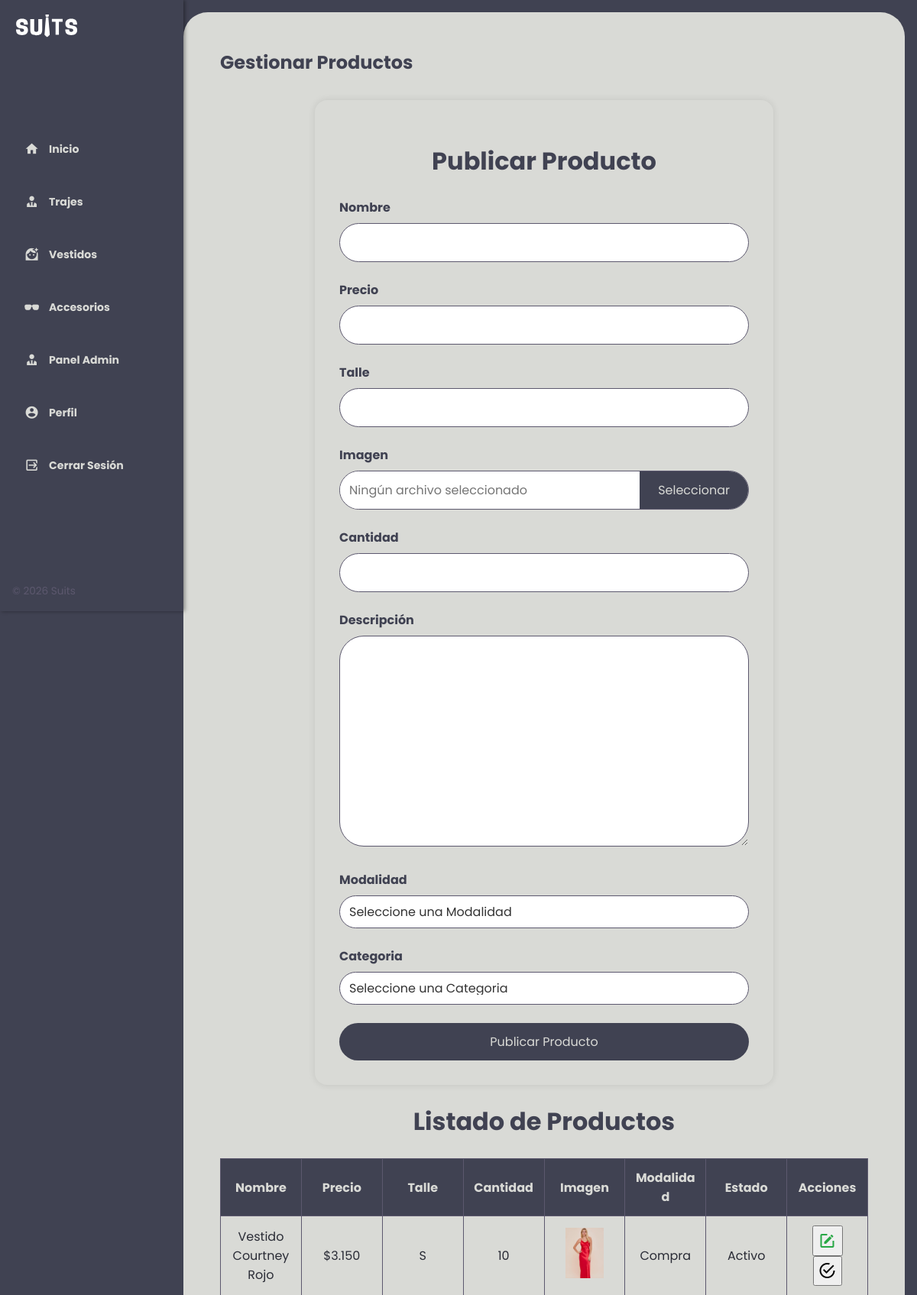
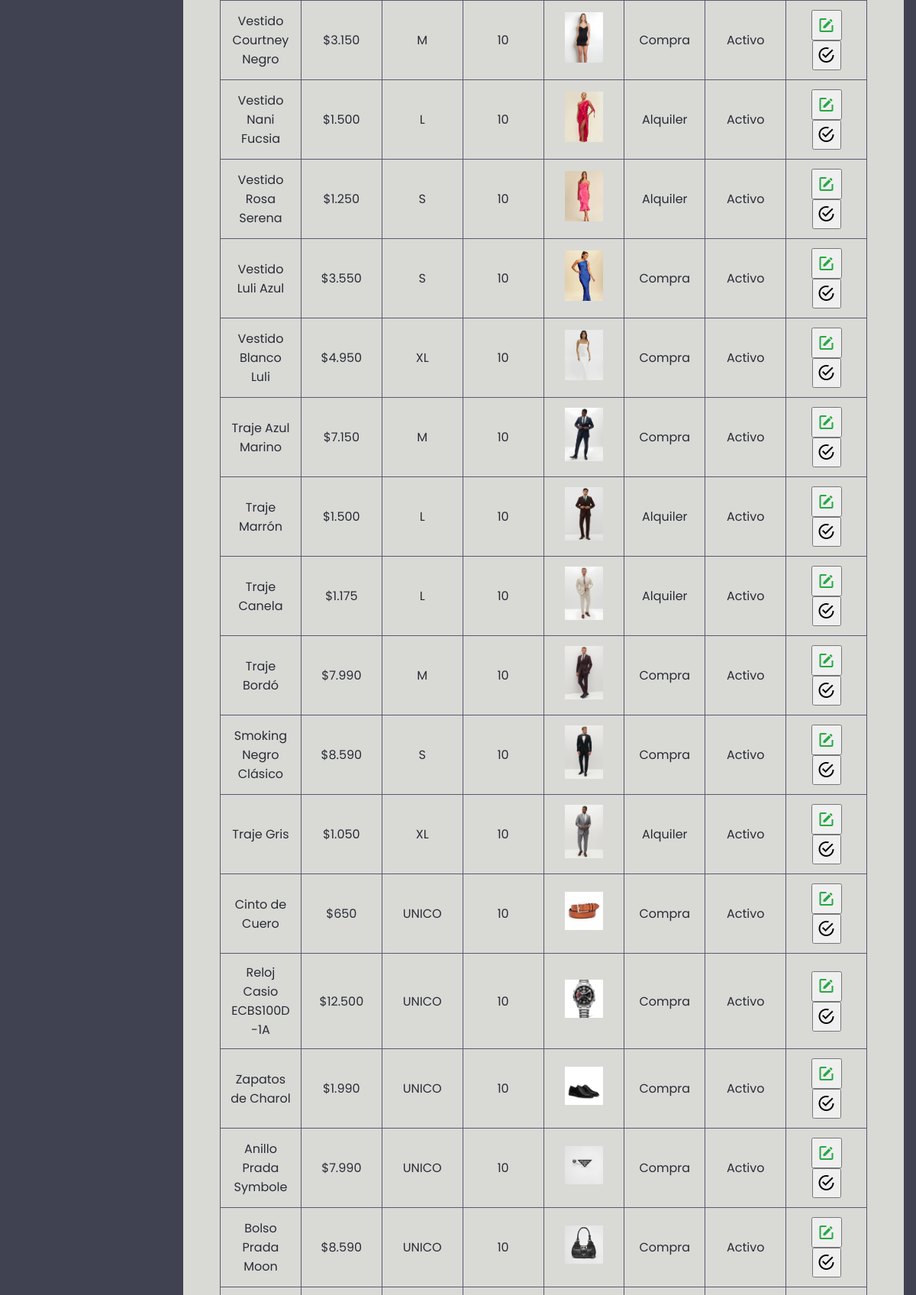
The page /gestionar_productos.php (signed in, upper part) on the database its author committed (2 pictures, top to bottom).
### tables this page shows
CREATE TABLE producto (
    id_producto INT NOT NULL AUTO_INCREMENT,
    precio SMALLINT,
    nombre VARCHAR(50),
    talle VARCHAR(5),
    cantidad SMALLINT,
    descripcion VARCHAR(1000),
    imagen_url VARCHAR(255),
    estado_producto BOOLEAN,
    modalidad ENUM('Alquiler', 'Compra'),
    categoria ENUM('Trajes', 'Vestidos', 'Accesorios'),
    PRIMARY KEY (id_producto)
);

### persistencia/admin_bd.php (called while the page is built, shortened)
<?php
class AdminBD extends Conexion {
    public function listarProductos() {
        $conexion = $this->Conectar();
        $sql = "SELECT * FROM producto";
        $result = $conexion->query($sql);
        if ($result->num_rows > 0) {
            $listaProductos = array();
            while ($row = $result->fetch_assoc()) {
                $l = new Producto();
                $l->setIdProducto($row['id_producto']);
                $l->setNombre($row['nombre']);
                $l->setPrecio($row['precio']);
                $l->setTalle($row['talle']);
                $l->setCantidad($row['cantidad']);
                $l->setDescripcion($row['descripcion']);
                $l->setImagenUrl($row['imagen_url']);
                $l->setEstadoProducto($row['estado_producto']);
                $l->setModalidadProducto($row['modalidad']);
                $l->setCategoriaProducto($row['categoria']);
                $listaProductos[] = $l;
            }
            return $listaProductos;
        } else {
            return null;
        }
    }
}

### logica/admin.php (called while the page is built, shortened)
<?php
include_once "persistencia/admin_bd.php";
include_once "persona.php";
include_once "producto.php";
class Admin extends Persona {
    public function listarProducto() {
        $l = new AdminBD();
        return $l->listarProductos();
    }
}

### logica/producto.php (called while the page is built)
<?php
class Producto {
    private $id_producto, $nombre, $precio, $talle, $cantidad, $descripcion, $imagen_url, $estado_producto, $modalidad_producto, $categoria_producto;
    public function getIdProducto() {
        return $this->id_producto;
    }
    public function setIdProducto($id_producto) {
        $this->id_producto = $id_producto;
    }
    public function getNombre() {
        return $this->nombre;
    }
    public function setNombre($nombre) {
        $this->nombre = $nombre;
    }
    public function getPrecio() {
        return $this->precio;
    }
    public function setPrecio($precio) {
        $this->precio = $precio;
    }
    public function getTalle() {
        return $this->talle;
    }
    public function setTalle($talle) {
        $this->talle = $talle;
    }
    public function getCantidad() {
        return $this->cantidad;
    }
    public function setCantidad($cantidad) {
        $this->cantidad = $cantidad;
    }
    public function getDescripcion() {
        return $this->descripcion;
    }
    public function setDescripcion($descripcion) {
        $this->descripcion = $descripcion;
    }
    public function getImagenUrl() {
        return $this->imagen_url;
    }
    public function setImagenUrl($imagen_url) {
        $this->imagen_url = $imagen_url;
    }
    public function getEstadoProducto() {
        return $this->estado_producto;
    }
    public function setEstadoProducto($estado_producto) {
        $this->estado_producto = $estado_producto;
    }
    public function getModalidadProducto() {
        return $this->modalidad_producto;
    }
    public function setModalidadProducto($modalidad_producto) {
        $this->modalidad_producto = $modalidad_producto;
    }
    public function getCategoriaProducto() {
        return $this->categoria_producto;
    }
    public function setCategoriaProducto($categoria_producto) {
        $this->categoria_producto = $categoria_producto;
    }
}

### gestionar_productos.php (the view, shortened to what this page needs)
<?php
include 'logica/producto.php';
include_once "logica/admin.php";
$ad = new Admin();
$productos = $ad->listarProducto();
?>
<!DOCTYPE html>
<html lang="es">
<head>
    <link rel="stylesheet" href="assets/css/home.css">
    <link href="https://cdn.jsdelivr.net/npm/@mdi/font@7.4.47/css/materialdesignicons.min.css" rel="stylesheet">
    <link rel="stylesheet" href="assets/css/sweetalert.css">
    <link rel="stylesheet" href="assets/css/gestionar_productos.css">
</head>
<body>
    <div class="wrapper">
        <?php include 'sidebar.php'; ?>
        <main>
            <h2 class="titulo-principal">Gestionar Productos</h2>
            <div class="form-container">
                <h2 class="form-title">Publicar Producto</h2>
                <form action="" method="post" enctype="multipart/form-data">
                    <div class="form-group">
                        <label for="nombre_producto">Nombre</label>
                        <input type="text" id="nombre_producto" name="nombre_producto" required>
                    </div>
                    <div class="form-group">
                        <label for="precio_producto">Precio</label>
                        <input min="1" type="text" id="precio_producto" name="precio_producto" required>
                    </div>
                    <div class="form-group">
                        <label for="talle_producto">Talle</label>
                        <input type="text" id="talle_producto" name="talle_producto" style="text-transform: uppercase;">
                    </div>
                    <div class="form-group">
                        <label for="imagen_url">Imagen</label>
                        <div class="file-upload">
                            <input type="text" id="file-name" placeholder="Ningún archivo seleccionado" readonly>
                            <button type="button" class="file-upload-btn" onclick="document.getElementById('imagen_url').click();">Seleccionar</button>
                        </div>
                    </div>
                    <div class="form-group">
                        <label for="cantidad">Cantidad</label>
                        <input min="1" type="number" id="cantidad" name="cantidad" required>
                    </div>
                    <div class="form-group">
                        <label for="descripcion">Descripción</label>
                        <textarea name="descripcion" id="descripcion" rows="10" required></textarea>
                    </div>
                    <div class="form-group">
                        <div class="content-select">
                            <label>Modalidad</label>
                            <select name="modalidad_producto" required>
                                <option value="" disabled selected>Seleccione una Modalidad</option>
                            </select>
                        </div>
                    </div>
                    <div class="form-group">
                        <div class="content-select">
                            <label>Categoria</label>
                            <select name="categoria_producto" required>
                                <option value="" disabled selected>Seleccione una Categoria</option>
                            </select>
                        </div>
                    </div>
                    <button type="submit" class="update-profile-btn" name="publicar_producto">Publicar Producto</button>
                </form>
            </div>
            <h2 class="form-title">Listado de Productos</h2>
            <div class="table-container">
                <table>
                    <tr>
                        <th>Nombre</th>
                        <th>Precio</th>
                        <th>Talle</th>
                        <th>Cantidad</th>
                        <th>Imagen</th>
                        <th>Modalidad</th>
                        <th>Estado</th>
                        <th>Acciones</th>
                    </tr>
                    <?php if (!empty($productos)): ?>
                        <?php foreach ($productos as $producto): ?>
                            <tr>
                                <td>
                                    <?php echo $producto->getNombre(); ?>
                                </td>
                                <td>
                                    <?php echo '$' . number_format($producto->getPrecio(), 0, ',', '.'); ?>
                                </td>
                                <td>
                                    <?php echo $producto->getTalle(); ?>
                                </td>
                                <td>
                                    <?php echo $producto->getCantidad(); ?>
                                </td>
                                <td><img src="assets/img/productos/<?php echo $producto->getImagenUrl(); ?>" alt="<?php echo $producto->getNombre(); ?>" width="50"></td>
                                <td>
                                    <?php echo $producto->getModalidadProducto(); ?>
                                </td>
                                <td>
                                    <?php echo $producto->getEstadoProducto() == 1 ? 'Activo' : 'Inactivo'; ?>
                                </td>
                                <td class="actions">
                                    <button class="action-btn edit-btn" title="Editar Producto" onclick="mostrar('<?php echo $producto->getIdProducto(); ?>', '<?php echo $producto->getNombre(); ?>', '<?php echo $producto->getPrecio(); ?>', '<?php echo $producto->getTalle(); ?>', '<?php echo $producto->getCantidad(); ?>', '<?php echo $producto->getDescripcion(); ?>', '<?php echo $producto->getCategoriaProducto(); ?>')">
                                        <span class="mdi mdi-square-edit-outline" aria-label="Editar"></span>
                                    </button>
                                    <button class="action-btn" title="<?php echo $producto->getEstadoProducto() == 1 ? 'Desactivar Producto' : 'Activar Producto'; ?>"
                                        onclick="cambiarEstadoProducto('<?php echo $producto->getIdProducto(); ?>', '<?php echo $producto->getEstadoProducto(); ?>')">
                                        <span class="mdi <?php echo $producto->getEstadoProducto() == 1 ? 'mdi-checkbox-marked-circle-outline' : 'mdi-checkbox-blank-circle-outline'; ?>" aria-label="Cambiar Estado Producto"></span>
                                    </button>
                                </td>
                            </tr>
                        <?php endforeach; ?>
                    <?php else: ?>
                        <tr>
                            <td colspan="8">No hay productos disponibles</td>
                        </tr>
                    <?php endif; ?>
                </table>
            </div>
        </main>
    </div>
</body>
</html>

### assets/css/home.css (style rules this page uses)
:root { --clr-main: #404252; --clr-main-light: #5c586e; --clr-white: #d9dad6; --clr-gray: #e2e2e2; --clr-red: #c40f0f; --clr-main-dark: #2a2c36; }
* { margin: 0; padding: 0; box-sizing: border-box; font-family: 'Poppins', sans-serif; }
h1, h2, h3, h4, h5, h6, p, a, input, textarea, ul { margin: 0; padding: 0; }
.wrapper { display: grid; grid-template-columns: 1fr 4fr; background-color: var(--clr-main); min-height: 100vh; }
main { flex: 1; }
main { background-color: var(--clr-white); margin: 1rem; margin-left: 0; border-radius: 2rem; padding: 3rem; }
.titulo-principal { color: var(--clr-main); margin-bottom: 2rem; }

### assets/css/gestionar_productos.css (style rules this page uses)
.form-container { max-width: 600px; margin: 0 auto; padding: 2rem; background-color: var(--clr-white); border-radius: 1rem; box-shadow: 0 0 10px rgba(0, 0, 0, 0.1); }
.form-title { color: var(--clr-main); font-size: 2rem; margin-bottom: 1.5rem; text-align: center; padding-top: 1.5rem; }
.form-group { margin-bottom: 1.5rem; }
.form-group label { display: block; margin-bottom: 0.5rem; color: var(--clr-main); font-weight: bold; }
.form-group input[type="text"], .form-group input[type="number"], .form-group textarea, .form-group select { width: 100%; padding: 0.75rem; border: 1px solid var(--clr-main-light); border-radius: 2rem; font-size: 1rem; transition: border-color 0.3s ease; background-color: #fff; color: var(--clr-main-dark); }
input[type="number"] { -moz-appearance: textfield; appearance: textfield; }
.form-group textarea { resize: vertical; min-height: 150px; }
.form-group select { -webkit-appearance: none; -moz-appearance: none; appearance: none; padding-right: 2.5rem; }
.content-select select { width: 100%; padding: 0.75rem; border: 1px solid var(--clr-main-light); border-radius: 2rem; font-size: 1rem; transition: border-color 0.3s ease; outline: none; background: #fff; color: #333; }
.file-upload { display: flex; align-items: center; border: 1px solid var(--clr-main-light); border-radius: 2rem; overflow: hidden; transition: border-color 0.3s ease; }
.file-upload input[type="text"] { flex: 1; padding: 0.75rem; border: none; border-radius: 0; font-size: 1rem; color: var(--clr-main-dark); background-color: #fff; }
.file-upload-btn { background-color: var(--clr-main); color: var(--clr-white); border: none; padding: 0.75rem 1.5rem; font-size: 1rem; cursor: pointer; transition: background-color 0.3s ease; }
.update-profile-btn { background-color: var(--clr-main); color: var(--clr-white); border: none; border-radius: 2rem; padding: 0.75rem 1.5rem; font-size: 1rem; cursor: pointer; transition: background-color 0.3s ease; display: block; width: 100%; margin-top: 1rem; }
.table-container { overflow-x: auto; }
table { width: 100%; border-collapse: collapse; table-layout: fixed; }
th, td { border: 1px solid var(--clr-main-light); padding: 0.75rem; text-align: center; word-wrap: break-word; min-width: 100px; }
th { background-color: var(--clr-main); color: var(--clr-white); }
td { color: var(--clr-main-dark); }
.actions { text-align: center; }
.actions .mdi { font-size: 24px; cursor: pointer; padding: 5px; transition: background-color 0.3s ease; }
.edit-btn { width: 40px; height: 40px; color: #28a745; display: inline-block; }

### rows shown on the page
producto: nombre "Vestido Courtney Rojo", precio "3.150", talle "S", cantidad "10", imagen_url (picture), modalidad "Compra", estado_producto "Activo"
producto: nombre "Vestido Courtney Negro", precio "3.150", talle "M", cantidad "10", imagen_url (picture), modalidad "Compra", estado_producto "Activo"
producto: nombre "Vestido Nani Fucsia", precio "1.500", talle "L", cantidad "10", imagen_url (picture), modalidad "Alquiler", estado_producto "Activo"
producto: nombre "Vestido Rosa Serena", precio "1.250", talle "S", cantidad "10", imagen_url (picture), modalidad "Alquiler", estado_producto "Activo"
producto: nombre "Vestido Luli Azul", precio "3.550", talle "S", cantidad "10", imagen_url (picture), modalidad "Compra", estado_producto "Activo"
producto: nombre "Vestido Blanco Luli", precio "4.950", talle "XL", cantidad "10", imagen_url (picture), modalidad "Compra", estado_producto "Activo"
producto: nombre "Traje Azul Marino", precio "7.150", talle "M", cantidad "10", imagen_url (picture), modalidad "Compra", estado_producto "Activo"
producto: nombre "Traje Marrón", precio "1.500", talle "L", cantidad "10", imagen_url (picture), modalidad "Alquiler", estado_producto "Activo"
producto: nombre "Traje Canela", precio "1.175", talle "L", cantidad "10", imagen_url (picture), modalidad "Alquiler", estado_producto "Activo"
producto: nombre "Traje Bordó", precio "7.990", talle "M", cantidad "10", imagen_url (picture), modalidad "Compra", estado_producto "Activo"
producto: nombre "Smoking Negro Clásico", precio "8.590", talle "S", cantidad "10", imagen_url (picture), modalidad "Compra", estado_producto "Activo"
producto: nombre "Traje Gris", precio "1.050", talle "XL", cantidad "10", imagen_url (picture), modalidad "Alquiler", estado_producto "Activo"
producto: nombre "Cinto de Cuero", precio "650", talle "UNICO", cantidad "10", imagen_url (picture), modalidad "Compra", estado_producto "Activo"
producto: nombre "Reloj Casio ECBS100D-1A", precio "12.500", talle "UNICO", cantidad "10", imagen_url (picture), modalidad "Compra", estado_producto "Activo"
producto: nombre "Zapatos de Charol", precio "1.990", talle "UNICO", cantidad "10", imagen_url (picture), modalidad "Compra", estado_producto "Activo"
producto: nombre "Anillo Prada Symbole", precio "7.990", talle "UNICO", cantidad "10", imagen_url (picture), modalidad "Compra", estado_producto "Activo"
producto: nombre "Bolso Prada Moon", precio "8.590", talle "UNICO", cantidad "10", imagen_url (picture), modalidad "Compra", estado_producto "Activo"
